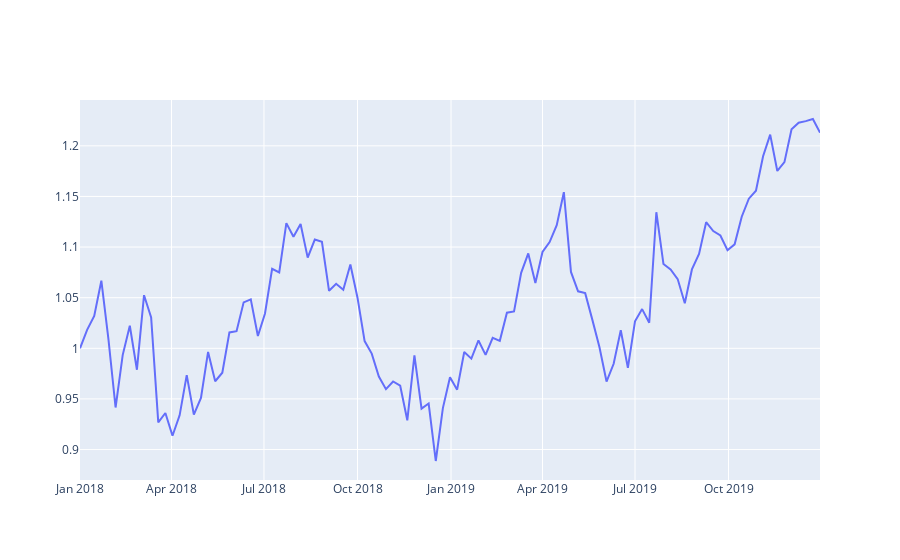

Notebook source saved alongside this figure:
### Code cell
fig = go.Figure()
fig.add_trace(go.Scatter(x=df_stocks['date'],y=df_stocks['GOOG']))
